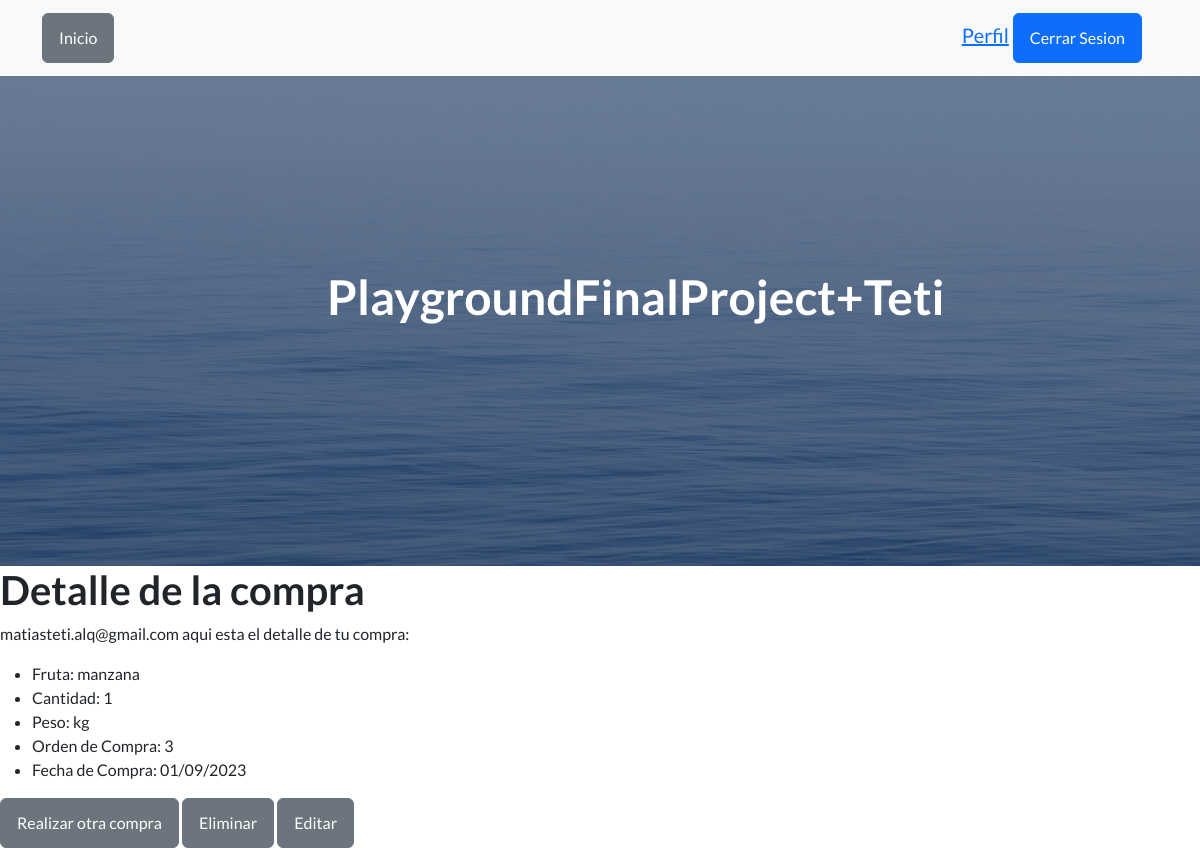
The app's page /app1/leer_fruta/ (signed in), older data.
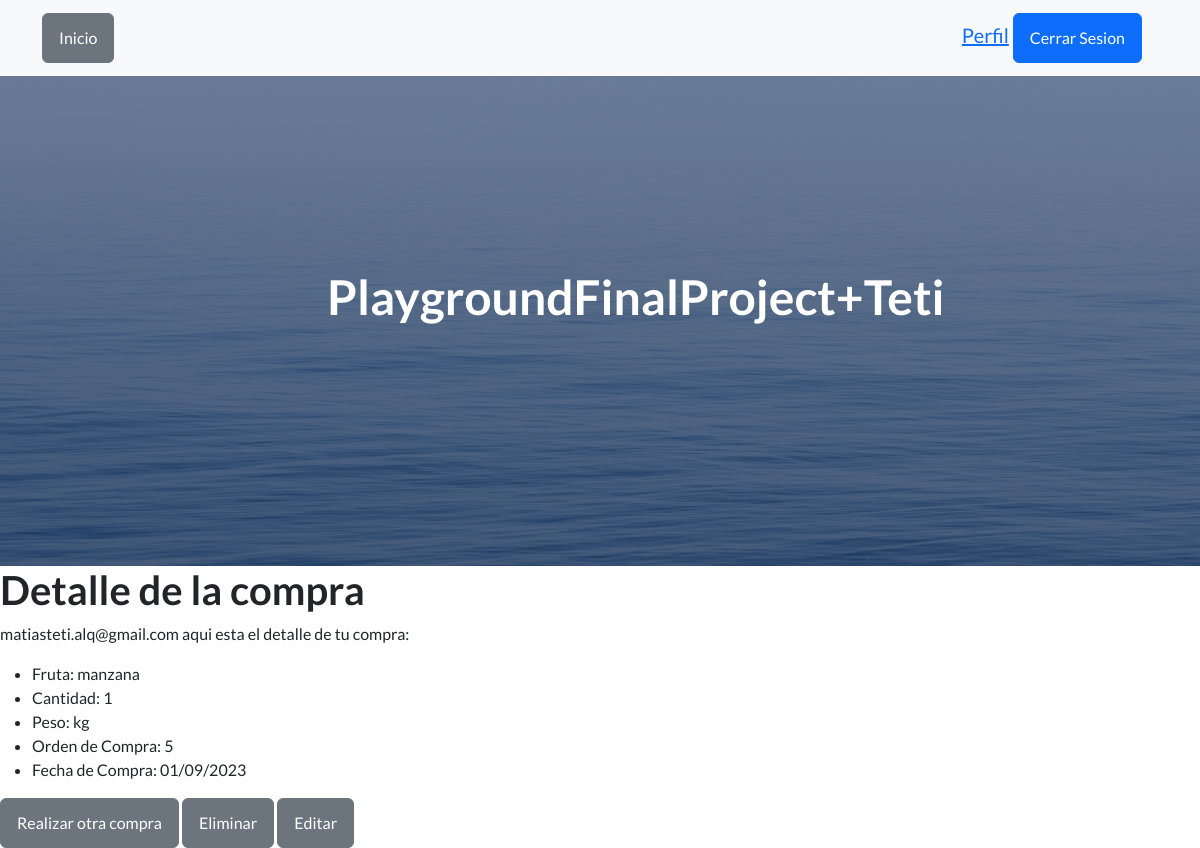
The same page, newer data.
### app1/models.py (models this page shows, shortened)
class Fruta(models.Model):
    id = models.AutoField(primary_key=True)
    usuario = models.ForeignKey(User, on_delete=models.CASCADE)
    fruta = models.CharField(max_length=100)
    cantidad = models.IntegerField()
    peso = models.CharField(max_length=100, default="0.0")
    fecha_creacion = models.DateTimeField(auto_now_add=True)

### app1/views.py (the view)
# urls.py: path('leer_fruta/', views.leer_fruta, name='leer_fruta'),
@login_required(login_url='app1:login')
def leer_fruta(request):
    compra_fruta = Fruta.objects.last()  # Obtiene el último registro
    user = request.user
    return render(request, 'leer_fruta.html', {'compra_fruta': compra_fruta, 'user': user})

### Template/leer_fruta.html (shortened to what this page needs)
{% extends 'index.html' %}
{% block content %}
<!DOCTYPE html>
<html>
<head>
</head>
<body>
    <h1>Detalle de la compra</h1>
    <p>{{ user }} aqui esta el detalle de tu compra:</p>
    <ul>
        <li>Fruta: {{ compra_fruta.fruta }}</li>
        <li>Cantidad: {{ compra_fruta.cantidad }}</li>
        <li>Peso: {{ compra_fruta.peso }}</li>
        <li>Orden de Compra: {{ compra_fruta.id }}</li>
        <li>Fecha de Compra: {{ compra_fruta.fecha_creacion|date:"d/m/Y" }}</li>
    </ul>
    <a href="{% url 'app1:fruta' %}" class="btn btn-secondary">Realizar otra compra</a>
    <a href="{% url 'app1:eliminar_fruta' compra_fruta.id %}" class="btn btn-secondary">Eliminar</a>
    <a href="{% url 'app1:editar_fruta' compra_fruta.id %}" class="btn btn-secondary">Editar</a>
</body>
</html>
{% endblock %}

Row changes from the older to the newer data that the page shows:
removed Fruta: fruta "manzana", cantidad "1", peso "kg", id "3", fecha_creacion "01/09/2023"
added Fruta: fruta "manzana", cantidad "1", peso "kg", id "5", fecha_creacion "01/09/2023"
